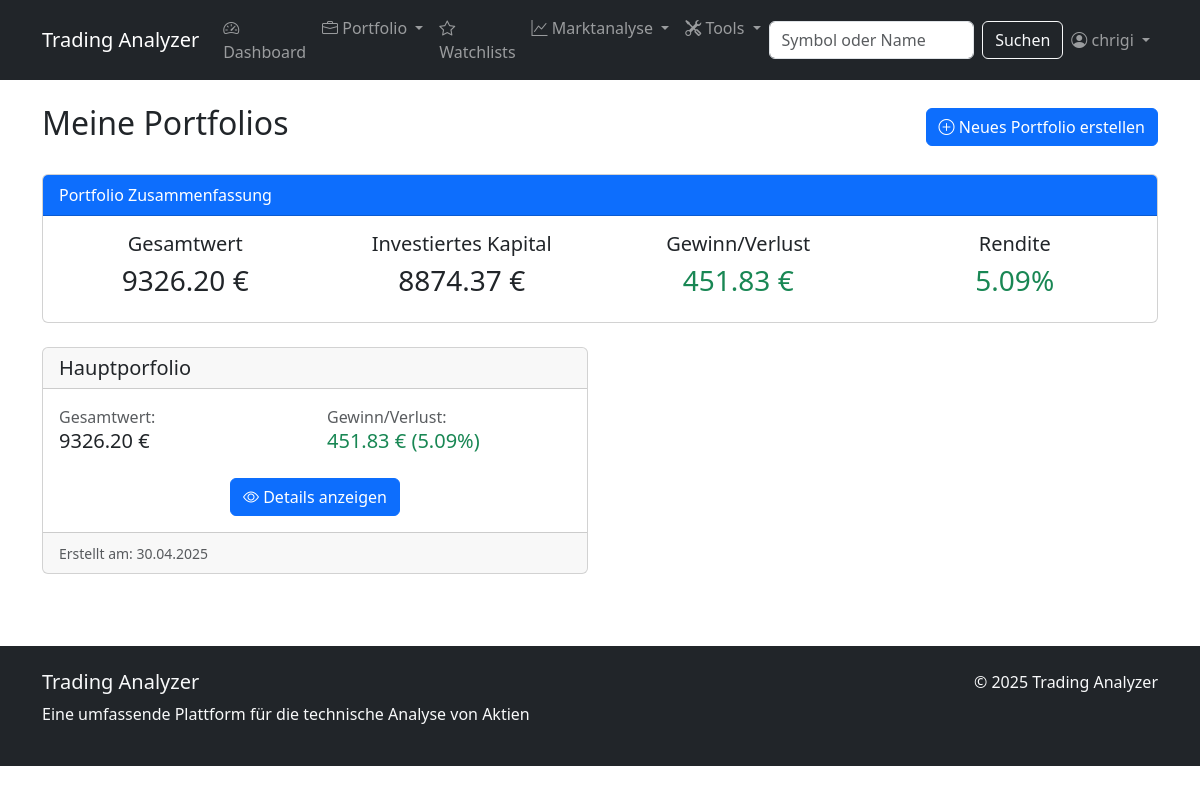
Before: /portfolio/ (signed in) with the older database file.
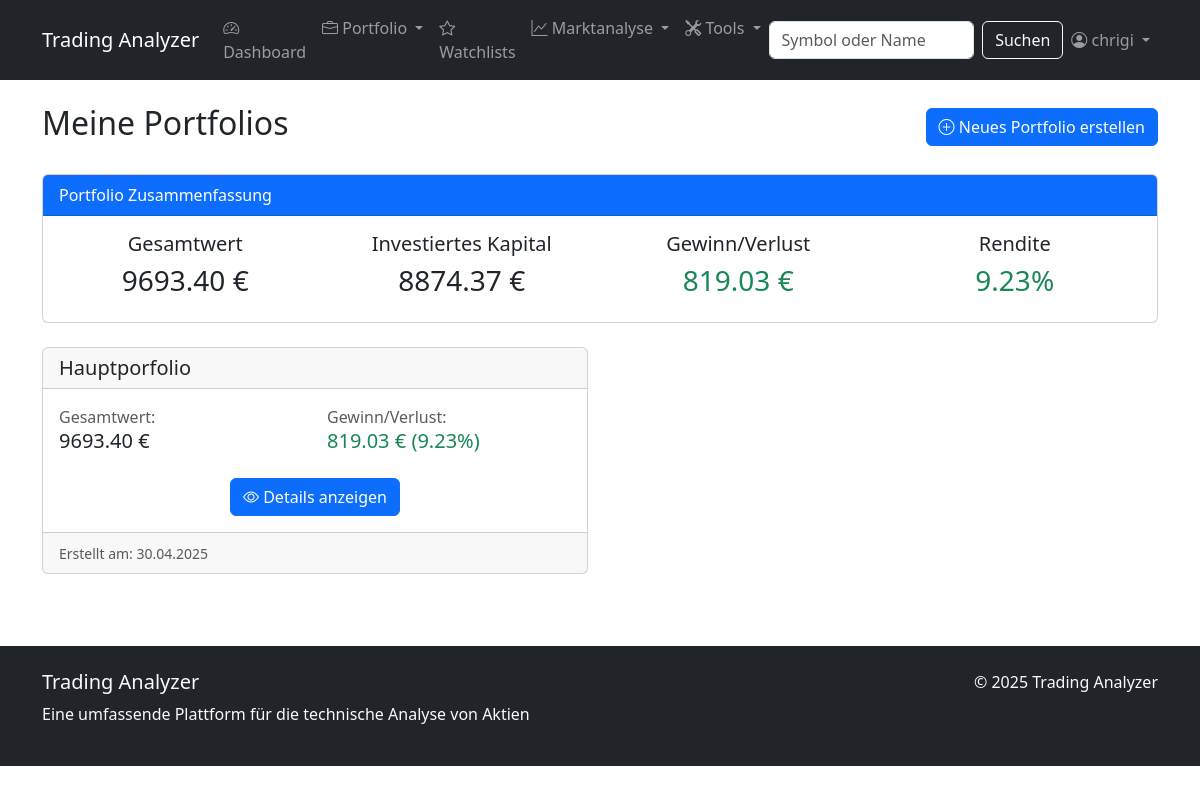
After: the same page with the newer database file.
### stock_analyzer/models.py (models this page shows, shortened)
class Portfolio(models.Model):
    user = models.ForeignKey(User, on_delete=models.CASCADE, related_name='portfolios')
    name = models.CharField(max_length=100)
    description = models.TextField(blank=True, null=True)
    created_at = models.DateTimeField(auto_now_add=True)
    updated_at = models.DateTimeField(auto_now=True)
    total_value = models.DecimalField(max_digits=12, decimal_places=2, default=0)
    total_cost = models.DecimalField(max_digits=12, decimal_places=2, default=0)
    total_gain_loss = models.DecimalField(max_digits=12, decimal_places=2, default=0)
    percent_gain_loss = models.DecimalField(max_digits=6, decimal_places=2, default=0)

### stock_analyzer/views.py (the view)
# urls.py: path('portfolio/', views.portfolio_list, name='portfolio_list'),
@login_required
def portfolio_list(request):
    portfolios = Portfolio.objects.filter(user=request.user).order_by('-created_at')
    total_portfolio_value = sum(portfolio.total_value for portfolio in portfolios)
    total_portfolio_cost = sum(portfolio.total_cost for portfolio in portfolios)
    total_gain_loss = sum(portfolio.total_gain_loss for portfolio in portfolios)
    if total_portfolio_cost > 0:
        percent_gain_loss = (total_gain_loss / total_portfolio_cost) * 100
    else:
        percent_gain_loss = 0
    context = {
        'portfolios': portfolios,
        'total_portfolio_value': total_portfolio_value,
        'total_portfolio_cost': total_portfolio_cost,
        'total_gain_loss': total_gain_loss,
        'percent_gain_loss': percent_gain_loss
    }
    return render(request, 'stock_analyzer/portfolio/portfolio_list.html', context)

### stock_analyzer/templates/stock_analyzer/portfolio/portfolio_list.html (shortened to what this page needs)
{% extends 'stock_analyzer/base.html' %}
{% block content %}
<div class="d-flex justify-content-between align-items-center mb-4">
    <h2>Meine Portfolios</h2>
    <a href="{% url 'portfolio_create' %}" class="btn btn-primary">
        <i class="bi bi-plus-circle"></i> Neues Portfolio erstellen
    </a>
</div>
{% if portfolios %}
    <div class="card mb-4">
        <div class="card-header bg-primary text-white">
            Portfolio Zusammenfassung
        </div>
        <div class="card-body">
            <div class="row">
                <div class="col-md-3 text-center">
                    <h5>Gesamtwert</h5>
                    <h3>{{ total_portfolio_value|floatformat:2 }} €</h3>
                </div>
                <div class="col-md-3 text-center">
                    <h5>Investiertes Kapital</h5>
                    <h3>{{ total_portfolio_cost|floatformat:2 }} €</h3>
                </div>
                <div class="col-md-3 text-center">
                    <h5>Gewinn/Verlust</h5>
                    <h3 class="{% if total_gain_loss > 0 %}text-success{% elif total_gain_loss < 0 %}text-danger{% endif %}">
                        {{ total_gain_loss|floatformat:2 }} €
                    </h3>
                </div>
                <div class="col-md-3 text-center">
                    <h5>Rendite</h5>
                    <h3 class="{% if percent_gain_loss > 0 %}text-success{% elif percent_gain_loss < 0 %}text-danger{% endif %}">
                        {{ percent_gain_loss|floatformat:2 }}%
                    </h3>
                </div>
            </div>
        </div>
    </div>
    <div class="row">
        {% for portfolio in portfolios %}
            <div class="col-md-6 mb-4">
                <div class="card h-100">
                    <div class="card-header">
                        <h5 class="card-title mb-0">{{ portfolio.name }}</h5>
                    </div>
                    <div class="card-body">
                        <div class="row mb-3">
                            <div class="col-6">
                                <span class="d-block text-muted">Gesamtwert:</span>
                                <span class="h5">{{ portfolio.total_value|floatformat:2 }} €</span>
                            </div>
                            <div class="col-6">
                                <span class="d-block text-muted">Gewinn/Verlust:</span>
                                <span class="h5 {% if portfolio.total_gain_loss > 0 %}text-success{% elif portfolio.total_gain_loss < 0 %}text-danger{% endif %}">
                                    {{ portfolio.total_gain_loss|floatformat:2 }} € ({{ portfolio.percent_gain_loss|floatformat:2 }}%)
                                </span>
                            </div>
                        </div>
                        <div class="text-center mt-4">
                            <a href="{% url 'portfolio_detail' portfolio.id %}" class="btn btn-primary">
                                <i class="bi bi-eye"></i> Details anzeigen
                            </a>
                        </div>
                    </div>
                    <div class="card-footer text-muted">
                        <small>Erstellt am: {{ portfolio.created_at|date:"d.m.Y" }}</small>
                    </div>
                </div>
            </div>
        {% endfor %}
    </div>
{% endif %}
{% endblock %}

Changed rows visible on the page:
changed Portfolio "Hauptporfolio": total_value "9326.20" → "9693.40"; total_gain_loss "451.83" → "819.03"; percent_gain_loss "5.09" → "9.23"
Other visible differences:
{{ total_portfolio_value|floatformat:2 }}: "9326.20" → "9693.40"
{{ total_gain_loss|floatformat:2 }}: "451.83" → "819.03"
{{ percent_gain_loss|floatformat:2 }}: "5.09" → "9.23"
